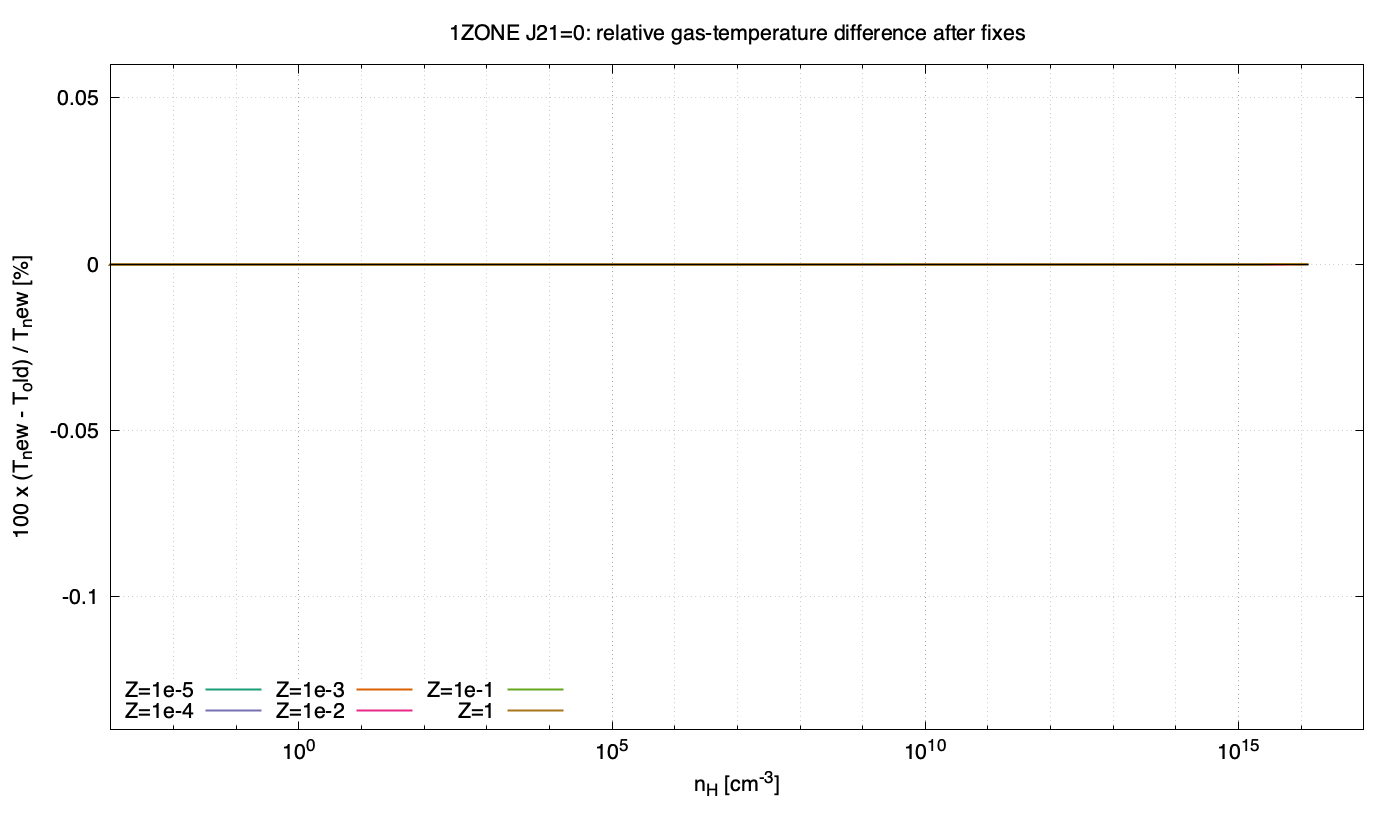

This chart was generated by the following gnuplot code:
set terminal pngcairo size 1400,820 enhanced font "Helvetica,16"
set output "figures/rho_T_delta_metal_J0.png"

set title "1ZONE J21=0: relative gas-temperature difference after fixes"
set logscale x
set xlabel "n_H [cm^{-3}]"
set ylabel "100 x (T_new - T_old) / T_new [%]"
set grid xtics ytics mxtics
set key left bottom maxrows 2
set yrange [-0.14:0.06]
set format x "10^{%L}"

plot \
  "figures/rho_T_comparison_Z_1em5_J0.dat" using 1:($4*100.0) with lines lw 2 lc rgb "#1b9e77" title "Z=1e-5", \
  "figures/rho_T_comparison_Z_1em4_J0.dat" using 1:($4*100.0) with lines lw 2 lc rgb "#7570b3" title "Z=1e-4", \
  "figures/rho_T_comparison_Z_1em3_J0.dat" using 1:($4*100.0) with lines lw 2 lc rgb "#d95f02" title "Z=1e-3", \
  "figures/rho_T_comparison_Z_1em2_J0.dat" using 1:($4*100.0) with lines lw 2 lc rgb "#e7298a" title "Z=1e-2", \
  "figures/rho_T_comparison_Z_1em1_J0.dat" using 1:($4*100.0) with lines lw 2 lc rgb "#66a61e" title "Z=1e-1", \
  "figures/rho_T_comparison_Z_1_J0.dat" using 1:($4*100.0) with lines lw 2 lc rgb "#a6761d" title "Z=1", \
  0 with lines lw 1 lc rgb "#000000" notitle
